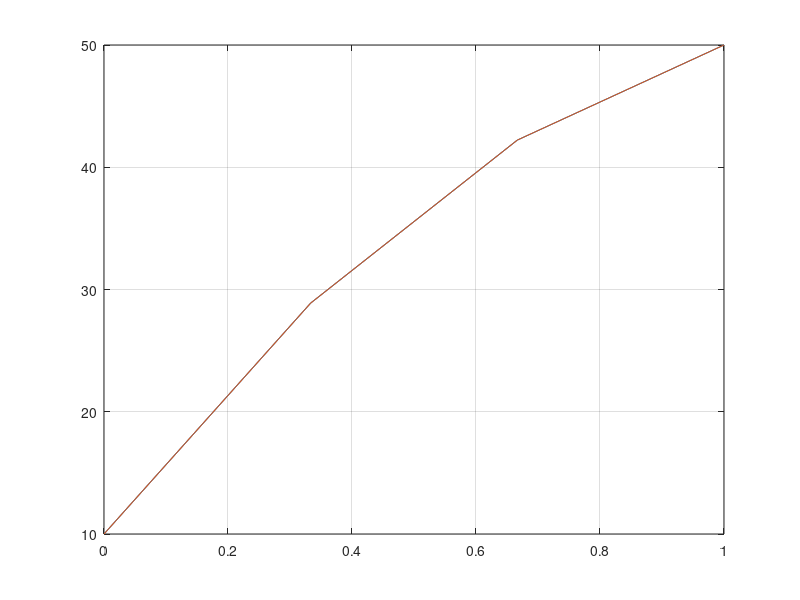

Write MATLAB code to recreate this figure.
#ejercicio 1 - A)
clc;
clear;
#---------DATOS--------
k=2;
c=0;
Q=100;
h=1/3;
L1=0;
L2=1;
x=L1:h:L2;
n=length(x)
K=zeros(n,n);
b=zeros(n,1);

fila = [1 -2 1];
for i=2:(n-1)
  K(i,i-1:i+1)=fila;
end
K(1,1)=1;
K(n,n)=1;

b(1)=10;
b(2:n-1)=-(Q./k)*(h^2);
b(n)=50;

T_ap=K\b

T_an= @(y) -25.*y.^2 +65.*y +10;
T_an(x)

vec_x = linspace(L1,L2,n);
vec_y = T_an(vec_x)

plot(vec_x,T_ap);
hold on;
grid on;

plot(vec_x,vec_y);
